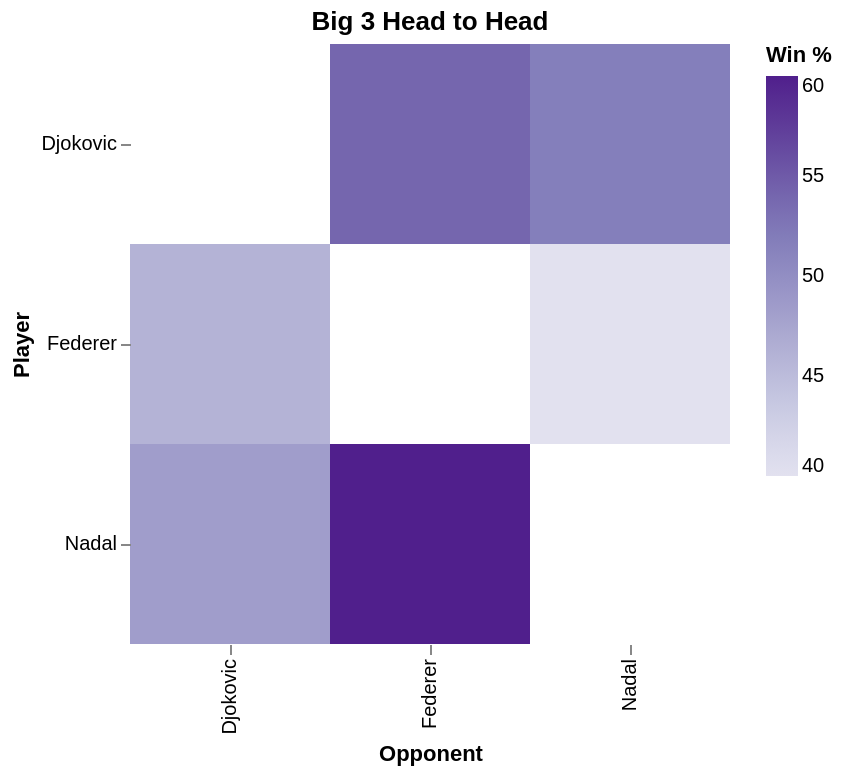

Describe this chart as a Vega-Lite specification.
### Vega-Lite specification from a JSON file in a GitHub repository (floating-point values rounded to 4 significant figures)
{"$schema": "https://vega.github.io/schema/vega-lite/v5.json", "title": "Big 3 Head to Head", "width": 300, "height": 300, "description": "Head-to-Head Record Heat Map for Nadal, Djokovic, and Federer", "data": {"values": [{"Player": "Nadal", "Opponent": "Djokovic", "Wins": 29, "Losses": 31, "Percentage": 48.3}, {"Player": "Nadal", "Opponent": "Federer", "Wins": 24, "Losses": 16, "Percentage": 60.0}, {"Player": "Djokovic", "Opponent": "Nadal", "Wins": 31, "Losses": 29, "Percentage": 51.7}, {"Player": "Djokovic", "Opponent": "Federer", "Wins": 27, "Losses": 23, "Percentage": 54.0}, {"Player": "Federer", "Opponent": "Nadal", "Wins": 16, "Losses": 24, "Percentage": 40.0}, {"Player": "Federer", "Opponent": "Djokovic", "Wins": 23, "Losses": 27, "Percentage": 46.0}]}, "mark": "rect", "encoding": {"x": {"field": "Opponent", "type": "nominal", "axis": {"title": "Opponent"}}, "y": {"field": "Player", "type": "nominal", "axis": {"title": "Player"}}, "color": {"field": "Percentage", "type": "quantitative", "scale": {"scheme": "purples"}, "title": "Win %"}, "tooltip": [{"field": "Player", "type": "nominal"}, {"field": "Opponent", "type": "nominal"}, {"field": "Wins", "type": "quantitative", "title": "Wins"}, {"field": "Losses", "type": "quantitative", "title": "Losses"}, {"field": "Percentage", "type": "quantitative", "title": "Win %"}]}, "config": {"view": {"stroke": null}, "axis": {"grid": false, "domain": false}}}
